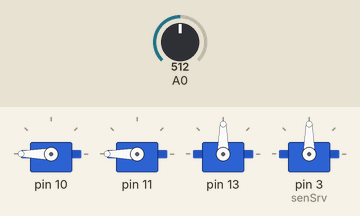
Simulated run of this sketch. Board: Arduino Uno, built with avr-gcc and run on an emulated ATmega328P. On the bench: 4 × servo. The inputs (shaded band) are chosen by the test bench; at power-on: A0 = 512.

Above: at 1.2 s.
1.3 s: A0 set to 21
2.8 s: A0 set to 17
At 3.1 s:
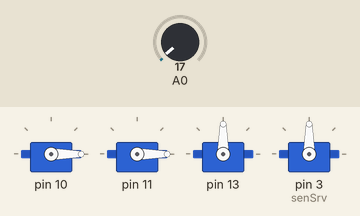
5.8 s: A0 set to 122
At 6.7 s:
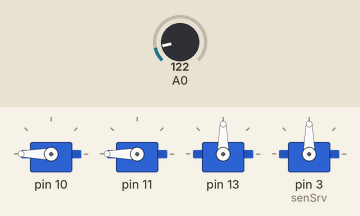
7.3 s: A0 set to 10
At 7.7 s:
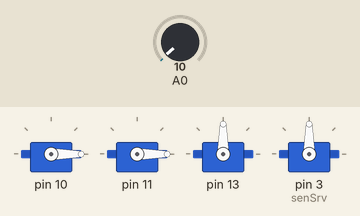
Timing chart, 0 to 10.3 s (numbered marks = the images above; inputs shaded):
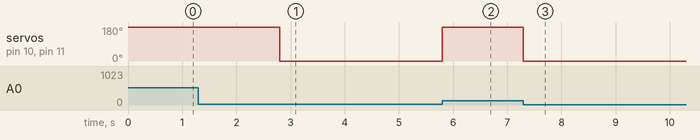

Measured:
- the behaviour switches between 20 and 19 on A0 (found by bisection; images 0 and 1)
- after the input at 1.3 s, every drawn part: stays the same
- after the input at 2.8 s, servo on pin 10, servo on pin 11: 180° → 0° at once
- after the input at 5.8 s, servo on pin 10, servo on pin 11: 0° → 180° at once
- after the input at 7.3 s, servo on pin 10, servo on pin 11: 180° → 0° at once

The sketch:

doomba.ino
```cpp
#include "Sensor.h"
#include "Motor.h"
#include <Servo.h>
Motor rw(10);
Motor lw(11);
int d = 90;
Servo senSrv;
Sensor sensor(13);
void setup()
{
	pinMode(A0,INPUT);
	senSrv.attach(3);
}

void loop()
{
	int x = analogRead(A0);
	if (x<20)
	{
		right();
	}
	else if (x>20)
	{
		forward();
	}

}

void forward()
{
	lw.cw();
	rw.cw();
}

void backwards()
{
	lw.ccw();
	rw.ccw();
}

void right()
{
	rw.ccw();
	lw.ccw();
	delay(500);
	rw.stop();
	lw.stop();
}

void left()
{
	rw.cw();
	lw.cw();
	delay(500);
	rw.stop();
	lw.stop();
}
```

Motor.cpp
```cpp
#include "Motor.h"
Motor::Motor(int srvPin)
{
	srv.attach(srvPin);
}

void Motor::cw()
{
	srv.write(180);
}

void Motor::ccw()
{
	srv.write(0);
}

void Motor::stop()
{
	srv.write(90);
}
```

Motor.h
```cpp
#ifndef MOTOR_H
#define MOTOR_H

#include "Arduino.h"
#include <Servo.h>
class Motor{
public:
	Motor(int srvPin);
	void cw();
	void ccw();
	void stop();

private:
	Servo srv;

};

#endif
```

Sensor.cpp
```cpp
#include "Sensor.h"
Sensor::Sensor(int servoPin)
{
	sensorServo.attach(servoPin);
	Serial.begin(9600);
}
int Sensor::getDistance()
{
	if(Serial.available()>0)
	{
		int incomingByte = 0;
		incomingByte = Serial.read();
		return int(incomingByte);
	}
	//Return distance, converted to centimeters to caller
}
```

Sensor.h
```cpp
#ifndef SENSOR_H
#define SENSOR_H


#include "Arduino.h"
#include <Servo.h>
class Sensor{
public:
	Sensor(int servoPin);
    int getDistance();
private:
	Servo sensorServo;
};

#endif
```
